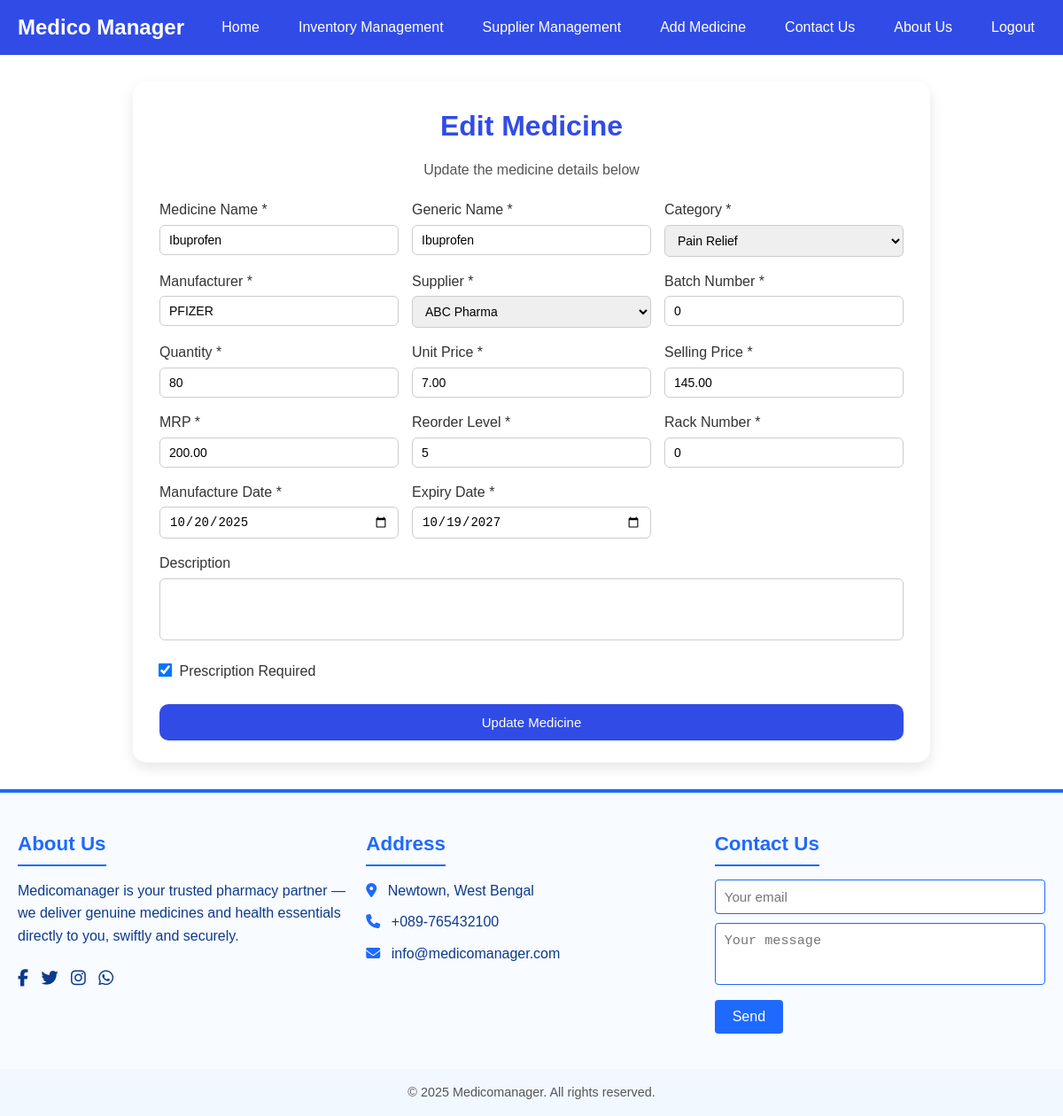
Page /edit_medicine.php?id=3 on the committed database.
### tables this page shows
CREATE TABLE `medicines` (
  `id` int(11) NOT NULL,
  `name` varchar(255) NOT NULL,
  `generic` varchar(255) NOT NULL,
  `category` varchar(100) NOT NULL,
  `manufacturer` varchar(255) NOT NULL,
  `supplierId` int(11) NOT NULL,
  `batchNumber` varchar(100) NOT NULL,
  `quantity` int(11) NOT NULL,
  `unit_price` decimal(10,2) NOT NULL,
  `selling_price` decimal(10,2) NOT NULL,
  `mrp` decimal(10,2) NOT NULL,
  `reorder_level` int(11) NOT NULL,
  `rack` varchar(50) NOT NULL,
  `manufacture_date` date NOT NULL,
  `expiry_date` date NOT NULL,
  `description` text DEFAULT NULL,
  `prescription` tinyint(1) DEFAULT 0
);

CREATE TABLE `suppliers` (
  `id` int(11) NOT NULL,
  `name` varchar(255) NOT NULL,
  `contact_person` varchar(255) DEFAULT NULL,
  `phone` varchar(50) DEFAULT NULL,
  `email` varchar(100) DEFAULT NULL,
  `address` varchar(255) DEFAULT NULL,
  `gst_number` varchar(50) DEFAULT NULL
);

### edit_medicine.php (the view, shortened to what this page needs)
<?php
include "db_connect.php";
$id = (int)$_GET['id'];
$res = $conn->query("SELECT * FROM medicines WHERE id=$id");
$medicine = $res->fetch_assoc();
$suppliersRes = $conn->query("SELECT * FROM suppliers");
$suppliers = $suppliersRes->fetch_all(MYSQLI_ASSOC);
$categories = [
    "Pain Relief","Antibiotics","Vitamins","Supplements",
    "Blood Pressure","Diabetes","Heart","Allergy",
    "Respiratory","Digestive","Skin Care","Eye Care","Other"
];
?>
<!DOCTYPE html>
<html lang="en">
<head>
</head>
<body>
<div class="navbar">
  <div class="brand">Medico Manager</div>
  <div class="menu">
    <a href="dashboard.php">Home</a>
    <a href="inventory.php">Inventory Management</a>
    <a href="supplier.php">Supplier Management</a>
    <a href="add_medicine.php">Add Medicine</a>
    <a href="contactus.php">Contact Us</a>
    <a href="aboutus.php">About Us</a>
    <a href="logout.php">Logout</a>
  </div>
</div>
<div class="container">
<h1>Edit Medicine</h1>
<p class="subtitle">Update the medicine details below</p>
<form method="POST">
<div class="form-grid">
    <div><label>Medicine Name *</label><input type="text" name="name" value="<?= htmlspecialchars($medicine['name']) ?>" required></div>
    <div><label>Generic Name *</label><input type="text" name="generic" value="<?= htmlspecialchars($medicine['generic']) ?>" required></div>
    <div><label>Category *</label>
        <select name="category" required>
            <?php foreach($categories as $cat): ?>
                <option value="<?= $cat ?>" <?= $cat==$medicine['category']?'selected':'' ?>><?= $cat ?></option>
            <?php endforeach; ?>
        </select>
    </div>
    <div><label>Manufacturer *</label><input type="text" name="manufacturer" value="<?= htmlspecialchars($medicine['manufacturer']) ?>" required></div>
    <div><label>Supplier *</label>
        <select name="supplierId" required>
            <?php foreach($suppliers as $sup): ?>
                <option value="<?= $sup['id'] ?>" <?= $sup['id']==$medicine['supplierId']?'selected':'' ?>><?= $sup['name'] ?></option>
            <?php endforeach; ?>
        </select>
    </div>
    <div><label>Batch Number *</label><input type="text" name="batchNumber" value="<?= htmlspecialchars($medicine['batchNumber']) ?>" required></div>
    <div><label>Quantity *</label><input type="number" name="quantity" min="0" value="<?= $medicine['quantity'] ?>" required></div>
    <div><label>Unit Price *</label><input type="number" name="unit_price" step="0.01" min="0" value="<?= $medicine['unit_price'] ?>" required></div>
    <div><label>Selling Price *</label><input type="number" name="selling_price" step="0.01" min="0" value="<?= $medicine['selling_price'] ?>" required></div>
    <div><label>MRP *</label><input type="number" name="mrp" step="0.01" min="0" value="<?= $medicine['mrp'] ?>" required></div>
    <div><label>Reorder Level *</label><input type="number" name="reorder_level" min="0" value="<?= $medicine['reorder_level'] ?>" required></div>
    <div><label>Rack Number *</label><input type="text" name="rack" value="<?= htmlspecialchars($medicine['rack']) ?>" required></div>
    <div><label>Manufacture Date *</label><input type="date" name="manufacture_date" value="<?= $medicine['manufacture_date'] ?>" required></div>
    <div><label>Expiry Date *</label><input type="date" name="expiry_date" value="<?= $medicine['expiry_date'] ?>" required></div>
    <div class="full-width"><label>Description</label><textarea name="description"><?= htmlspecialchars($medicine['description']) ?></textarea></div>
    <div class="full-width"><label><input type="checkbox" name="prescription" <?= $medicine['prescription']?'checked':'' ?>> Prescription Required</label></div>
</div>
<button type="submit" class="btn">Update Medicine</button>
</form>
</div>
</body>
</html>
<?php
include "footer.php"
?>

### edit_medicine.php (style rules this page uses)
body { font-family: Arial,sans-serif; background:#f0f4ff; margin:0; padding:0; }
.navbar { display:flex; justify-content:space-between; align-items:center; background:#314ce6; color:white; padding:12px 20px; flex-wrap:wrap; }
.navbar .brand { font-size:1.5rem; font-weight:bold; }
.navbar .menu { display:flex; gap:20px; }
.navbar .menu a { color:white; text-decoration:none; padding:6px 12px; border-radius:6px; transition:0.3s; }
.container { max-width:900px; margin:30px auto; background:white; padding:25px 30px; border-radius:15px; box-shadow:0 6px 15px rgba(0,0,0,0.1); }
h1 { text-align:center; color:#314ce6; margin-bottom:10px; }
.subtitle { text-align:center; color:#555; margin-bottom:20px; }
.form-grid { display:grid; grid-template-columns: repeat(3, 1fr); gap:15px; }
.form-grid .full-width { grid-column: 1 / -1; }
label { display:block; font-weight:500; margin-bottom:4px; color:#333; }
input, select, textarea { width:100%; padding:8px 10px; border:1px solid #ccc; border-radius:6px; font-size:14px; }
textarea { resize:none; height:70px; }
input[type=checkbox] { width:auto; transform:scale(1.2); margin-right:5px; }
.btn { display:block; width:100%; background:#314ce6; color:white; border:none; border-radius:10px; padding:12px; font-size:15px; cursor:pointer; margin-top:20px; }

### footer.php (style rules this page uses)
* { margin: 0; padding: 0; box-sizing: border-box; }
body { font-family: Arial, sans-serif; line-height: 1.6; color: #333; background: #fff; }

### rows in the picture
medicines: name "Ibuprofen", generic "Ibuprofen", category "Pain Relief", manufacturer "PFIZER", supplierId "ABC Pharma", batchNumber "0", quantity "80", unit_price "7.00", selling_price "145.00", mrp "200.00", reorder_level "5", rack "0", manufacture_date "10/20/2025", expiry_date "10/19/2027", prescription "☑"
